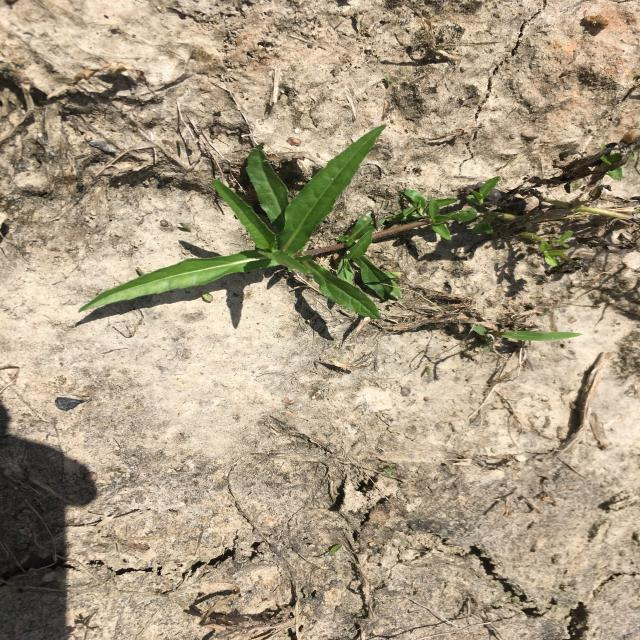
#> input picture datasets/weed_crop/train/images/20210628_iPhoneSE_YL_22_jpg.rf.362d61908c7d8e14c9a09910812e4cca.jpg, 640 x 640 px; its folder holds 4 pictures in this run
$ python test_mosaic.py
#> lines starting #> are read from the running program, lines starting #| are printed output that depends on the picture
#> further down, img is the input picture: shape (640, 640, 3); mean B, G, R 130.3, 154.4, 167.9
### augmentor/transforms/modified_mosaic_v6.py
from pathlib import Path

import cv2
import numpy as np
import random


def random_flip(image, annotations, prob=0.5):
    """Applies a random horizontal flip to an image and its annotations."""
    if random.random() < prob:
        # Horizontally flip the image
        image = np.fliplr(image)
        # Adjust annotations if they exist
        if annotations is not None and len(annotations) > 0:
            # For YOLO format [class, cx, cy, w, h], only cx needs to be flipped
            annotations[:, 1] = 1.0 - annotations[:, 1]
    return image, annotations


def apply_copy_paste(
        image, annotations, extra_images, extra_annotations, prob=0.5, max_pastes=3
):
    """
    Applies copy-paste augmentation by pasting objects from extra images onto the main image.
    This function remains as you provided, as it correctly performs the copy-paste operation.
    """
    if random.random() > prob or not extra_images or not extra_annotations:
        return image, annotations

    output_h, output_w = image.shape[:2]
    num_pastes = random.randint(1, max_pastes)

    # Convert annotations to a list to easily append new ones
    new_annotations = list(annotations)

    for _ in range(num_pastes):
        # 1. Select a random source image and its annotations
        source_idx = random.randrange(len(extra_images))
        source_img = extra_images[source_idx]
        source_anns = extra_annotations[source_idx]

        if len(source_anns) == 0:
            continue

        # 2. Select a random object to copy from the source
        obj_ann = random.choice(source_anns)
        class_id, cx_n, cy_n, w_n, h_n = obj_ann

        # 3. Extract the object patch using its bounding box
        src_h, src_w = source_img.shape[:2]
        abs_w, abs_h = int(w_n * src_w), int(h_n * src_h)
        abs_x1 = int((cx_n * src_w) - (abs_w / 2))
        abs_y1 = int((cy_n * src_h) - (abs_h / 2))

        # Clamp coordinates to be within image bounds
        abs_x1, abs_y1 = max(0, abs_x1), max(0, abs_y1)
        patch = source_img[abs_y1:abs_y1 + abs_h, abs_x1:abs_x1 + abs_w]

        if patch.size == 0:
            continue

        # 4. Find a valid random location to paste the object
        patch_h, patch_w = patch.shape[:2]
        if patch_h >= output_h or patch_w >= output_w:
            continue

        paste_x = random.randint(0, output_w - patch_w)
        paste_y = random.randint(0, output_h - patch_h)

        # 5. Paste the object and add its annotation
        image[paste_y:paste_y + patch_h, paste_x:paste_x + patch_w] = patch

        new_cx = (paste_x + patch_w / 2) / output_w
        new_cy = (paste_y + patch_h / 2) / output_h
        new_w = patch_w / output_w
        new_h = patch_h / output_h

        new_annotations.append([class_id, new_cx, new_cy, new_w, new_h])

    return image, np.array(new_annotations)


def mosaic(
    images, annotations,
    extra_images=None, extra_annotations=None,
    output_size=(640, 640),
    flip_prob=0.5,
    crop_offset=0.15,
    copy_paste_prob=0.5,
    max_pastes=1
):
    """
    Creates a 4-image mosaic with random crop and applies copy-paste augmentation.

    Args:
        images (List[np.ndarray]): List of 4 base images.
        annotations (List[np.ndarray]): List of annotations for the 4 base images.
        extra_images (List[np.ndarray], optional): Pool of images for copy-paste.
        extra_annotations (List[np.ndarray], optional): Annotations for extra images.
        output_size (tuple): Final size of the mosaic image (width, height).
        flip_prob (float): Probability of horizontal flip for each base image.
        crop_offset (float): Maximum random crop offset as a fraction of image size.
        copy_paste_prob (float): Probability of applying the copy-paste augmentation.
        max_pastes (int): Maximum number of objects to paste.

    Returns:
        Tuple[np.ndarray, np.ndarray]: The final augmented image and its annotations.
    """
#> called with output_size = (640, 640), flip_prob = 0.5, crop_offset = 0.15, copy_paste_prob = 0.5, max_pastes = 1
    assert len(images) == 4, "Exactly four images are required for mosaic."
    assert len(annotations) == 4, "Exactly four annotation sets are required."

    w, h = output_size

    # --- Part 1: Create the Base Mosaic ---

    # Independently flip each of the 4 images
    processed_images = []
    processed_annotations = []
    for img, anns in zip(images, annotations):
        img_flipped, anns_flipped = random_flip(img.copy(), anns.copy(), prob=flip_prob)
        processed_images.append(img_flipped)
        processed_annotations.append(anns_flipped)
#> this loop made 4 passes
#> pass 1, in random_flip, `image = np.fliplr(image)`:
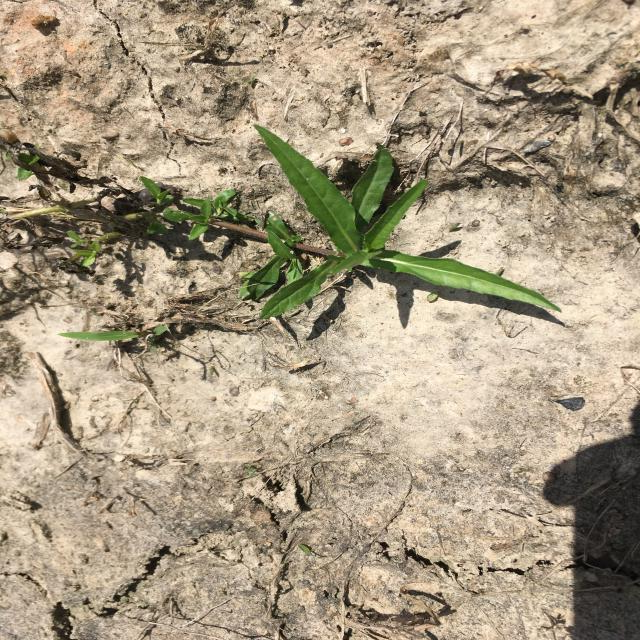
#> image: shape (640, 640, 3); mean of channels 0, 1, 2 130.3, 154.4, 167.9; drawn as B, G, R
#> pass 2, in random_flip (call 2), `image = np.fliplr(image)`:
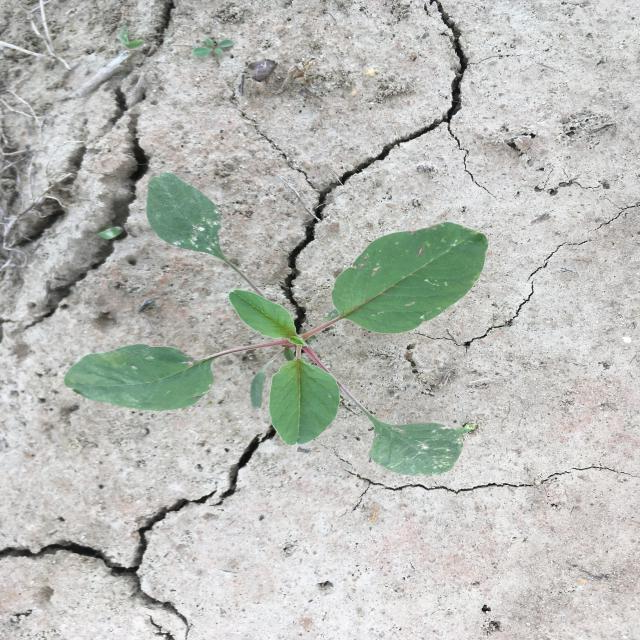
#> image: shape (640, 640, 3); mean of channels 0, 1, 2 182.4, 187.6, 184.9; drawn as B, G, R
#> pass 3, in random_flip (call 3), `image = np.fliplr(image)`:
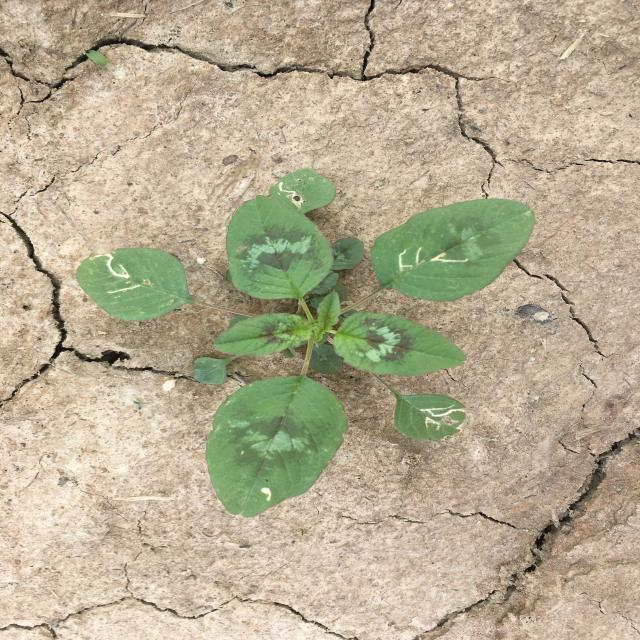
#> image: shape (640, 640, 3); mean of channels 0, 1, 2 146.2, 173.2, 182.6; drawn as B, G, R

    # Resize images for the mosaic canvas
    resized_images = [cv2.resize(img, output_size) for img in processed_images]
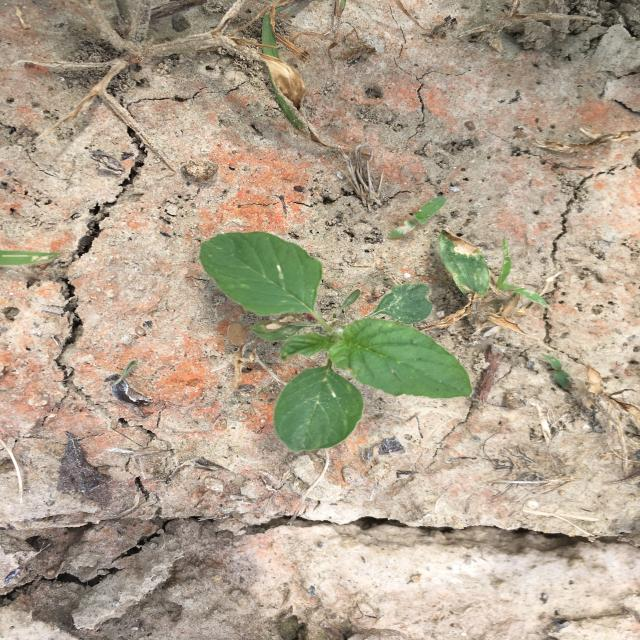
#> img: shape (640, 640, 3); mean B, G, R 142.4, 162.3, 175.9

    # Create the 2x2 mosaic canvas
    mosaic_canvas = np.zeros((h * 2, w * 2, 3), dtype=np.uint8)
    quadrant_offsets = [(0, 0), (w, 0), (0, h), (w, h)]

    for i, (x_off, y_off) in enumerate(quadrant_offsets):
        mosaic_canvas[y_off:y_off + h, x_off:x_off + w] = resized_images[i]
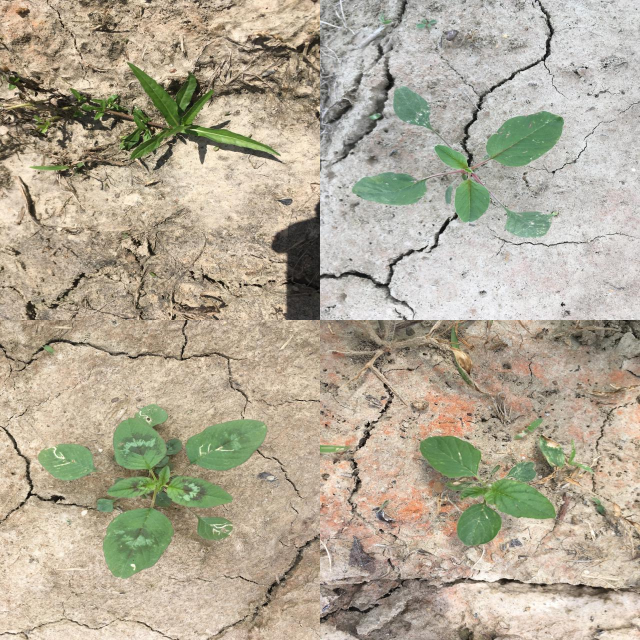
#> mosaic_canvas: shape (1280, 1280, 3) (shown at 1/2 size); mean of channels 0, 1, 2 150.3, 169.4, 177.8; drawn as B, G, R

    # Apply a random crop offset
    x_offset_crop = int(random.uniform(-crop_offset, crop_offset) * w)
    y_offset_crop = int(random.uniform(-crop_offset, crop_offset) * h)
    x_center = w + x_offset_crop
    y_center = h + y_offset_crop

    crop_x1 = x_center - w // 2
    crop_y1 = y_center - h // 2
    cropped_mosaic = mosaic_canvas[crop_y1:crop_y1 + h, crop_x1:crop_x1 + w]
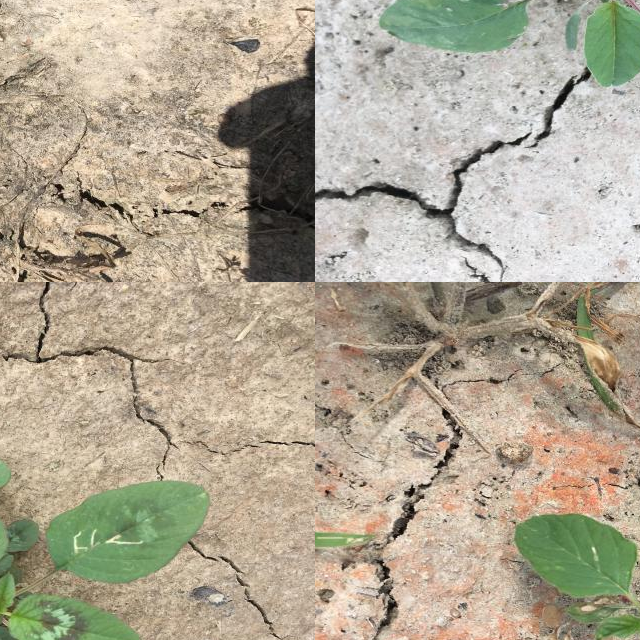
#> cropped_mosaic: shape (640, 640, 3); mean of channels 0, 1, 2 147.9, 167.6, 176.3; drawn as B, G, R

    # Calculate annotations for the newly formed mosaic
    mosaic_annotations = []
    for i, anns in enumerate(processed_annotations):
        quad_x_off, quad_y_off = quadrant_offsets[i]
        for ann in anns:
            class_id, x_norm, y_norm, bw_norm, bh_norm = ann

            # Absolute coordinates on the 2x2 canvas
            abs_x = x_norm * w + quad_x_off
            abs_y = y_norm * h + quad_y_off
            abs_bw = bw_norm * w
            abs_bh = bh_norm * h

            # Corners on the 2x2 canvas
            x1_canvas, y1_canvas = abs_x - abs_bw / 2, abs_y - abs_bh / 2
            x2_canvas, y2_canvas = abs_x + abs_bw / 2, abs_y + abs_bh / 2

            # Corners relative to the final cropped image
            x1_final = x1_canvas - crop_x1
            y1_final = y1_canvas - crop_y1
            x2_final = x2_canvas - crop_x1
            y2_final = y2_canvas - crop_y1

            # Clip bounding box to the final image boundaries
            x1_final = max(0, min(w, x1_final))
            y1_final = max(0, min(h, y1_final))
            x2_final = max(0, min(w, x2_final))
            y2_final = max(0, min(h, y2_final))

            # Skip if the box is no longer valid
            if x2_final <= x1_final or y2_final <= y1_final:
                continue

            # Convert back to normalized YOLO format [cx, cy, w, h]
            new_w = (x2_final - x1_final)
            new_h = (y2_final - y1_final)
            new_center_x = (x1_final + new_w / 2)
            new_center_y = (y1_final + new_h / 2)

            mosaic_annotations.append([
                int(class_id), new_center_x / w, new_center_y / h, new_w / w, new_h / h
            ])

    mosaic_annotations = np.array(mosaic_annotations)

    # --- Part 2: Apply Copy-Paste on the finished mosaic ---

    final_image, final_annotations = apply_copy_paste(
        cropped_mosaic.copy(),  # Use a copy to avoid in-place modification issues
        mosaic_annotations,
        extra_images,
        extra_annotations,
        prob=copy_paste_prob,
        max_pastes=max_pastes
    )

    return final_image, final_annotations

### augmentor/utils.py
import numpy as np
import cv2
import os
import shutil
import random
# from . import augment

# Helper function to load YOLO annotations (text format)
def load_yolo_annotation(annotation_path):
    if not os.path.exists(annotation_path):
        return np.array([])  # Return an empty array if the annotation file doesn't exist
    with open(annotation_path, 'r') as file:
        lines = file.readlines()
    if not lines:
        return np.array([])  # Return an empty array if the annotation file is empty
    annotations = [list(map(float, line.strip().split())) for line in lines]
    return np.array(annotations)

# Helper function to save YOLOv8 annotations
def save_yolo_annotation(annotation_path, annotations):
#> called with annotation_path = './aug_3/labels/aug_1.txt', annotations = array of shape (0,)
    with open(annotation_path, 'w') as file:
        for ann in annotations:
            file.write(' '.join(map(str, ann)) + '\n')

# [121 lines left out: functions resize_image, normalize_image, draw_image, copy_folder_contents, not called in this run]


# [29 lines of commented-out code are left out]

### scripts/test_mosaic.py
import cv2
import random
import os
import numpy as np
from augmentor import utils
from augmentor.transforms import modified_mosaic_v6
import tqdm

random.seed(99)
np.random.seed(99)

image_dir = '../datasets/weed_crop/train/images/'
annotation_dir = '../datasets/weed_crop/train/labels/'

output_img_dir = './aug_3/images/'
output_annotation_dir = './aug_3/labels/'

os.makedirs(output_img_dir, exist_ok=True)
os.makedirs(output_annotation_dir, exist_ok=True)

image_files = [f for f in os.listdir(image_dir) if f.endswith('.jpg')]

for i in tqdm.tqdm(range(len(image_files))):
    selected_files = random.sample(image_files, 4)

    images = []
    annotations = []

    for f in selected_files:
        img_path = os.path.join(image_dir, f)
        img = cv2.imread(img_path)

        if img is None:
            raise ValueError(f"Failed to load image: {img_path}")

        ann_path = os.path.join(annotation_dir, f.replace('.jpg', '.txt'))
        ann = utils.load_yolo_annotation(ann_path)

        images.append(img)
        annotations.append(ann)

    # images = [cv2.imread(os.path.join(image_dir, f)) for f in selected_files]
    # annotations = [utils.load_yolo_annotation(os.path.join(annotation_dir, f.replace('.jpg', '.txt'))) for f in selected_files]

    aug_image, aug_annotations = modified_mosaic_v6.mosaic(images, annotations)
    # aug_image, aug_annotations = augment.apply_transform('modified_mosaic_cutout', images, annotations)

    augmented_image_filename = f"aug_{i + 1}.jpg"
    augmented_image_path = os.path.join(output_img_dir, augmented_image_filename)
    cv2.imwrite(augmented_image_path, aug_image)

    augmented_annotation_filename = f"aug_{i + 1}.txt"
    augmented_annotation_path = os.path.join(output_annotation_dir, augmented_annotation_filename)
    utils.save_yolo_annotation(augmented_annotation_path, aug_annotations)
